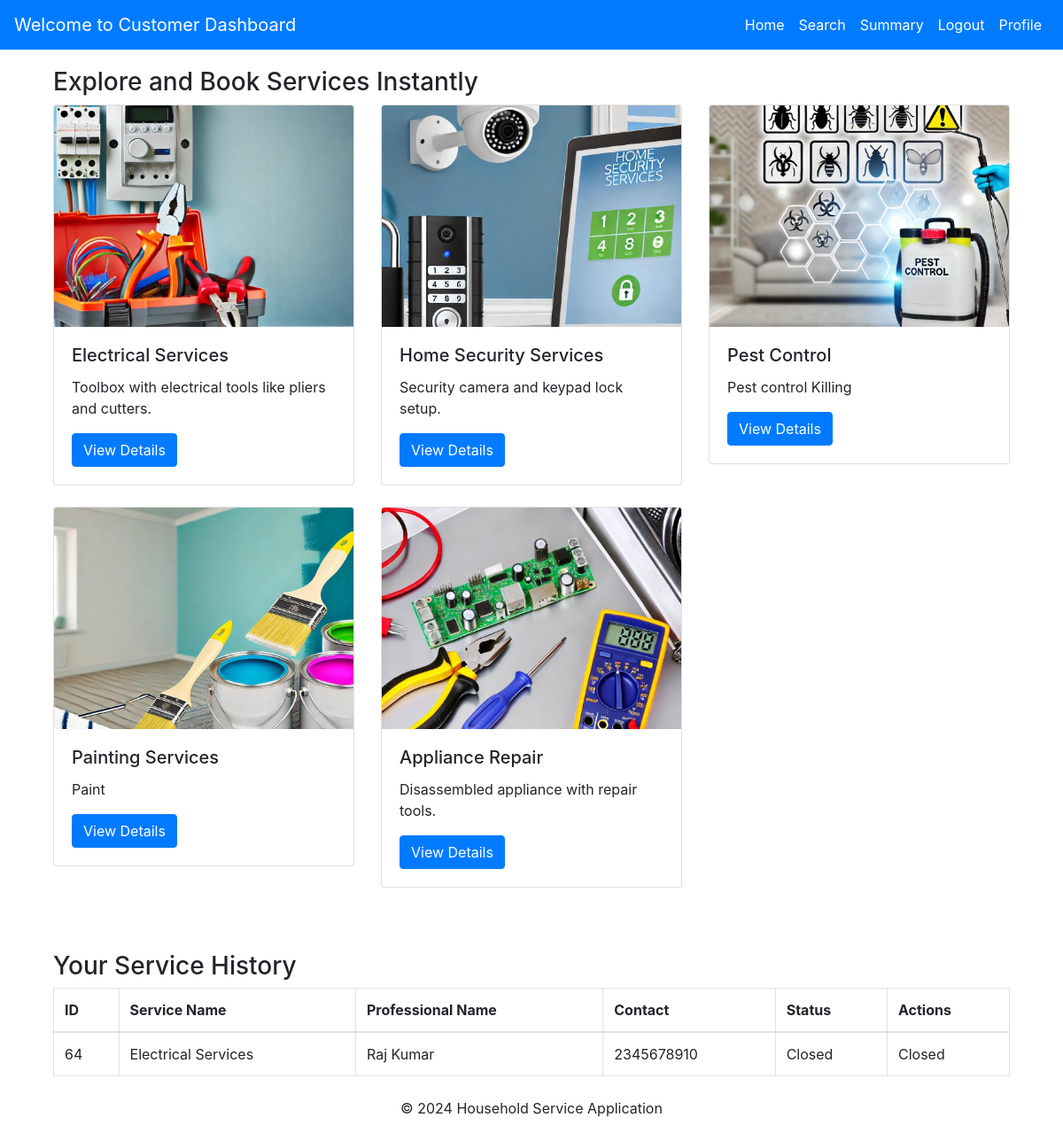
/customer/dashboard (signed in), run on an earlier commit of the app's database.
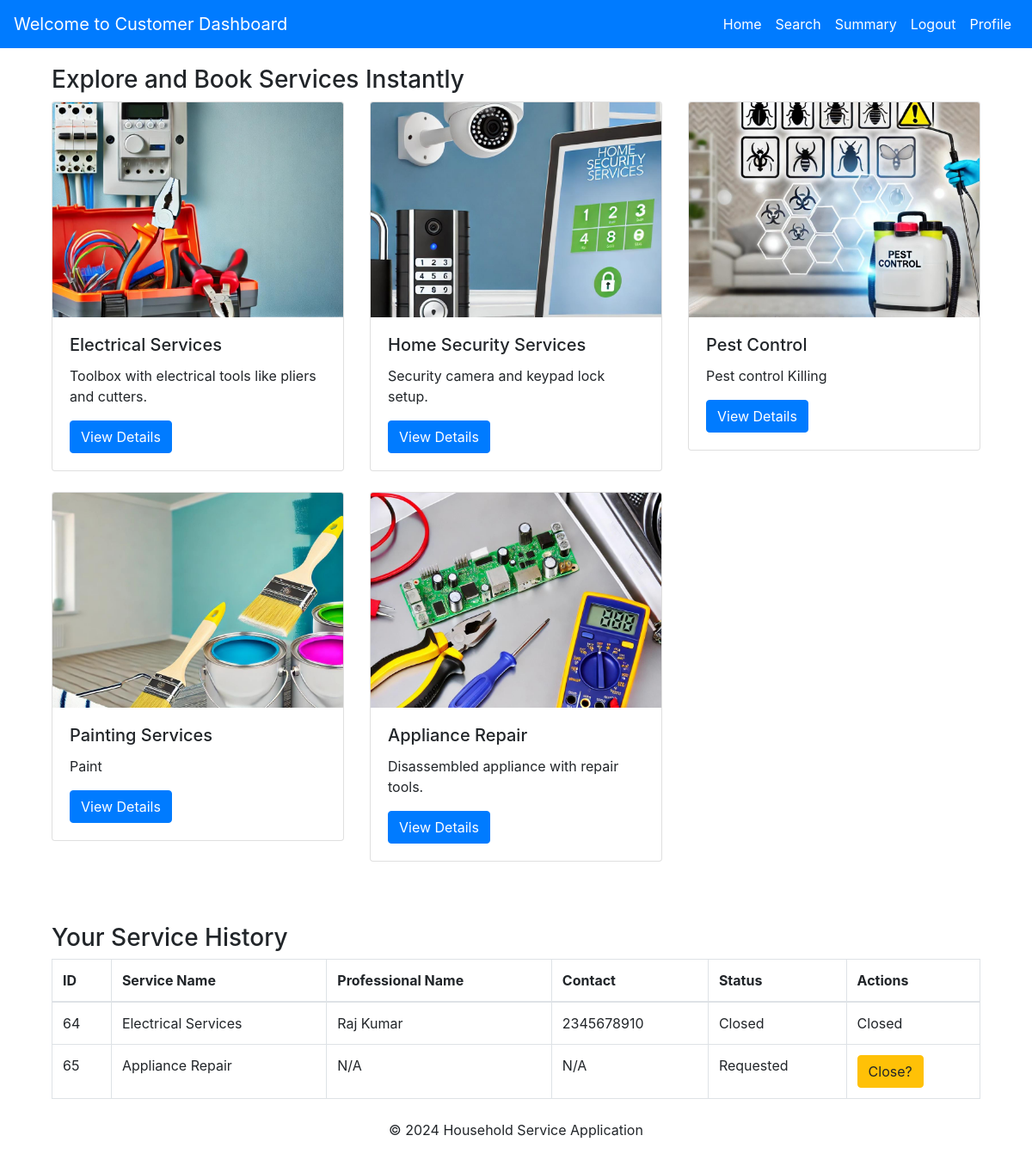
And on a later commit of the database.
### models.py (models this page shows, shortened)
class Service(db.Model):
    __tablename__ = 'service'
    service_id = db.Column(db.Integer, primary_key=True, autoincrement=True, nullable=False)
    user_id = db.Column(db.Integer, db.ForeignKey('users.user_id'), default=1, nullable=True)
    prof_id = db.Column(db.Integer, db.ForeignKey('service_professionals.prof_id'), default=1, nullable=True)
    name = db.Column(db.String(100), nullable=True)
    new_service_name = db.Column(db.String(100), nullable=True)
    description = db.Column(db.Text, nullable=True)
    base_price = db.Column(db.Float, nullable=False)
    date_created = db.Column(db.DateTime, default=datetime.utcnow)
    image = db.Column(db.String(255), nullable=True)

class ServiceRequest(db.Model):
    __tablename__ = 'service_requests'
    req_id = db.Column(db.Integer, primary_key=True, autoincrement=True, nullable=False)
    user_id = db.Column(db.Integer, db.ForeignKey('users.user_id'), nullable=True)
    service_id = db.Column(db.Integer, db.ForeignKey('service.service_id'), nullable=True)
    prof_id = db.Column(db.Integer, db.ForeignKey('service_professionals.prof_id'), nullable=True)
    status = db.Column(db.String(20), default='Requested', nullable=False)
    rating = db.Column(db.Integer)
    remarks = db.Column(db.String(255))
    requested_date = db.Column(db.DateTime, default=datetime.utcnow, nullable=False)
    close_date = db.Column(db.DateTime, default=datetime.utcnow, nullable=False)
    service = db.relationship('Service', backref='requests')
    professional = db.relationship('ServiceProfessional', backref='requests')

class ServiceProfessional(UserMixin, db.Model):
    __tablename__ = 'service_professionals'
    prof_id = db.Column(db.Integer, primary_key=True, autoincrement=True, nullable=False)  # Auto-increment primary key
    username = db.Column(db.String(255), unique=True, nullable=False)  # Unique username
    password = db.Column(db.String(200), nullable=False)  # Store hashed password
    prof_name = db.Column(db.String(250), nullable=False)  # Name of the professional
    service_type = db.Column(db.String(100), nullable=False)  # Type of service offered
    experience = db.Column(db.String(100), nullable=False)  # Years of experience
    address = db.Column(db.Text, nullable=False)  # Address
    contact = db.Column(db.String(15), nullable=False)  # Contact number
    pincode = db.Column(db.String(10), nullable=False)  # Pincode/ZIP code
    date_created = db.Column(db.DateTime, default=func.now(), nullable=False)  # Automatically set to current timestamp
    status = db.Column(db.Text, default=ProfessionalStatus.PENDING, nullable=False)  # Status stored as text
    role = db.Column(db.String(50), default='service_professional', nullable=False)
    service_requests = db.relationship('ServiceRequest', backref='service_professionals', lazy=True)

### customer_routes.py (the view)
@customer_bp.route('/dashboard')
def dashboard():
    user_id = session.get('user_id')
    if not user_id:
        flash('You must log in to access the dashboard.', 'danger')
        return redirect(url_for('main.login'))  # Replace with your login route
    service_history = ServiceRequest.query.filter_by(user_id=user_id).all()
    services = Service.query.all()
    return render_template(
        'user_panel/customer_dashboard.html',
        services=services,
        service_history=service_history
    )

### templates/user_panel/customer_dashboard.html
{% extends 'user_panel/base.html' %}
{% block content %}
<div class="container">
    <section class="services">
        <h3>Explore and Book Services Instantly</h3>
        <div class="row">
            {% for service in services %}
                <div class="col-md-4 mb-4">
                    <div class="card">
                        <img src="{{ url_for('static', filename=service.image[7:]) if service.image else url_for('static', filename='uploads/default-service-image.jpg') }}"
                                 class="card-img-top" alt="{{ service.name }}" style="max-height: 250px; object-fit: cover;">
                        <div class="card-body">
                            <h5 class="card-title">{{ service.name }}</h5>
                            <p class="card-text">{{ service.description }}</p>
                            <a href="{{ url_for('customer.subcategory', service_id=service.service_id) }}"
                               class="btn btn-primary">View Details</a>
                        </div>
                    </div>
                </div>
            {% endfor %}
        </div>
    </section>
    <section class="service-history mt-5">
        <h3>Your Service History</h3>
        <table class="table table-bordered">
            <thead>
                <tr>
                    <th>ID</th>
                    <th>Service Name</th>
                    <th>Professional Name</th>
                    <th>Contact</th>
                    <th>Status</th>
                    <th>Actions</th>
                </tr>
            </thead>
            <tbody>
                {% for service_request in service_history %}
                    <tr>
                        <td>{{ service_request.req_id }}</td>
                        <td>{{ service_request.service.name }}</td>
                        <td>{{ service_request.service_professionals.prof_name if service_request.service_professionals else 'N/A' }}</td>
                        <td>{{ service_request.service_professionals.contact if service_request.service_professionals else 'N/A' }}</td>
                        <td>{{ service_request.status }}</td>
                        <td>
                            {% if service_request.status == 'Closed' %}
                                Closed
                            {% elif service_request.status == 'Requested' %}
                                <form action="{{ url_for('customer.service_feedback', request_id=service_request.req_id) }}" method="GET">
                                    <button type="submit" class="btn btn-warning">Close?</button>
                                </form>
                            {% endif %}
                        </td>
                    </tr>
                {% else %}
                    <tr>
                        <td colspan="6" class="text-center text-muted">You have not booked any services yet.</td>
                    </tr>
                {% endfor %}
            </tbody>
        </table>
    </section>
</div>
{% endblock %}

### templates/user_panel/base.html (shortened to what this page needs)
<!DOCTYPE html>
<html lang="en">
<head>
    <link rel="stylesheet" href="https://stackpath.bootstrapcdn.com/bootstrap/4.5.2/css/bootstrap.min.css">
</head>
<body>
    <nav class="navbar navbar-expand-lg navbar-dark">
        <a class="navbar-brand" href="#">Welcome to Customer Dashboard</a>
        <div class="collapse navbar-collapse" id="navbarNav">
            <ul class="navbar-nav ml-auto">
                <li class="nav-item">
                    <a class="nav-link" href="{{ url_for('main.customer_dashboard') }}">Home</a>
                </li>
                <li class="nav-item">
                    <a class="nav-link" href="{{ url_for('customer.search') }}">Search</a>
                </li>
                <li class="nav-item">
                    <a class="nav-link" href="{{ url_for('customer.summary') }}">Summary</a>
                </li>
                <li class="nav-item">
                    <a class="nav-link" href="{{ url_for('auth.logout') }}">Logout</a>
                </li>
                <li class="nav-item">
                    <a class="nav-link" href="{{ url_for('customer.profile') }}">Profile</a>
                </li>
            </ul>
        </div>
    </nav>
    <div class="container">
        {% block content %}{% endblock %}
    </div>
    <footer class="text-center mt-4">
        <p>&copy; 2024 Household Service Application</p>
    </footer>
</body>
</html>

### templates/user_panel/base.html (style rules this page uses)
.nav-link { color: #ffffff !important; }
.navbar { background-color: #007bff; }
.container { margin-top: 20px; }

What changed in the data, as far as the page shows it:
added ServiceRequest: req_id "65", service.name "Appliance Repair", service_professionals "N/A", status "Requested"
